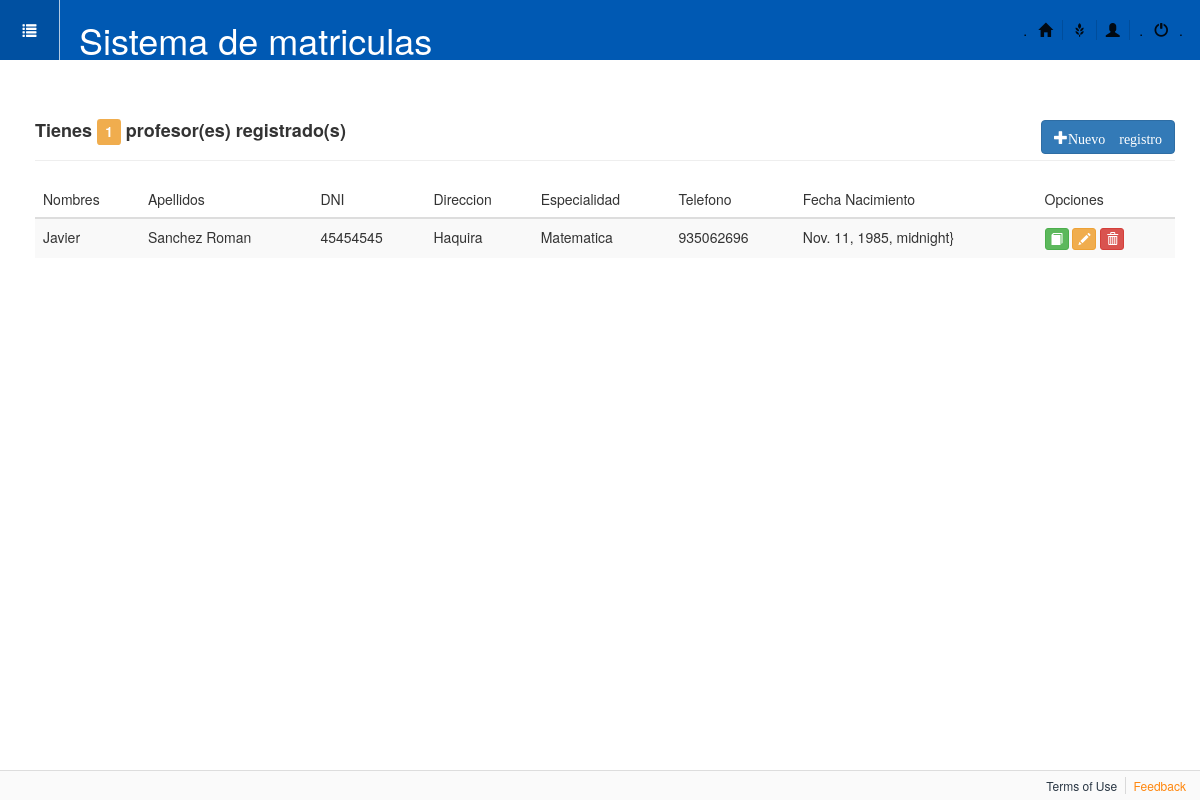
/perfiles/profesor, run on the app's committed database.
### apps/perfiles/models.py (models this page shows, shortened)
class Profesor(models.Model):
    nombres = models.CharField(max_length=50, unique=True)
    apellidos = models.CharField(max_length=60)
    dni = models.CharField(max_length=8, unique=True)
    direccion = models.CharField(max_length=100)
    especialidad = models.CharField(max_length=30)
    telefono = models.CharField(max_length=13)
    fecha_nac = models.DateTimeField(verbose_name='Fecha nacimiento')
    imagen = models.ImageField(upload_to='profesores')  # falta hacer algo

### apps/perfiles/views.py (the view)
# urls.py: url(r'^profesor/upd/(?P<id>\d+)$', 'apps.perfiles.views.updProfesor', name='updProfesor'),
def profesor(request):
	lista=Profesor.objects.all()
	numreg=lista.count()
	return render(request,'perfiles/profesor.html',{'lista':lista,'cantidad':numreg})

### templates/perfiles/profesor.html (shortened to what this page needs)
{% extends "base.html" %}
{% block contenido %}
<div class="page-header">
	<h4>
		<b>Tienes <span class="label label-warning">{{cantidad}}</span> profesor(es) registrado(s) </b>
		<a href="{% url 'perfiles_app:addProfesor' %}" class="btn btn-primary pull-right">
			<span class="glyphicon glyphicon-plus">Nuevo registro</span>
		</a>
	</h4>
</div>
<div>
	<table class="table table-striped table-condenced table-hover">
		<thead>
			<tr>
				<th>Nombres</th>
			    <th>Apellidos</th>
			    <th>DNI</th>
			    <th>Direccion</th>
			    <th>Especialidad</th>
			    <th>Telefono</th>
			    <th>Fecha Nacimiento</th>
			    <th>Opciones</th>
			</tr>
		</thead>
		<tbody>
		{% for profesor in lista %}
			<tr>
				<td>{{profesor.nombres}}</td>
				<td>{{profesor.apellidos}}</td>
				<td>{{profesor.dni}}</td>
				<td>{{profesor.direccion}}</td>
				<td>{{profesor.especialidad}}</td>
				<td>{{profesor.telefono}}</td>
				<td>{{profesor.fecha_nac}}}</td>
				<td>
					<a href="#" class="btn btn-success btn-xs"> <span class="glyphicon glyphicon-book"></span></a>
					<a href="{% url 'perfiles_app:updProfesor' profesor.pk %}" class="btn btn-warning btn-xs"> <span class="glyphicon glyphicon-pencil"></span></a>
					<a href="{% url 'perfiles_app:delProfesor' profesor.pk%}" class="btn btn-danger btn-xs"> <span class="glyphicon glyphicon-trash"></span></a>
				</td>
			</tr>
		{% endfor %}
		</tbody>
	</table>
</div>
{% endblock contenido %}

### static/css/admin-style.css (style rules this page uses)
html, body, div, span, applet, object, iframe, h1, h2, h3, h4, h5, h6, p, blockquote, pre, a, abbr, acronym, address, big, cite, code, del, dfn, em, img, ins, kbd, q, s, samp, small, strike, strong, sub, sup, tt, var, b, u, i, center, dl, dt, dd, ol, ul, li, fieldset, form, label, legend, table, caption, tbody, tfoot, thead, tr, th, td, article, aside, canvas, details, embed, figure, figcaption, footer, header, hgroup, menu, nav, output, ruby, section, summary, time, mark, audio, video { margin: 0; padding: 0; border: 0; font: inherit; font-size: 100%; vertical-align: baseline; }
html { line-height: 1; }
table { border-collapse: collapse; border-spacing: 0; }
caption, th, td { text-align: left; font-weight: normal; vertical-align: middle; }
* { -moz-box-sizing: border-box; -webkit-box-sizing: border-box; box-sizing: border-box; }
body, html { height: 100%; }
body { padding-top: 60px; background-color: #ecf0f1; }
body, h1, h2, h3, p { font-family: "roboto", sans-serif; }
a { text-decoration: none; }

### data on the page
Profesor: nombres "Javier", apellidos "Sanchez Roman", dni "45454545", direccion "Haquira", especialidad "Matematica", telefono "935062696", fecha_nac "Nov. 11, 1985, midnight"

### other printed values
{{ cantidad }} "1"
